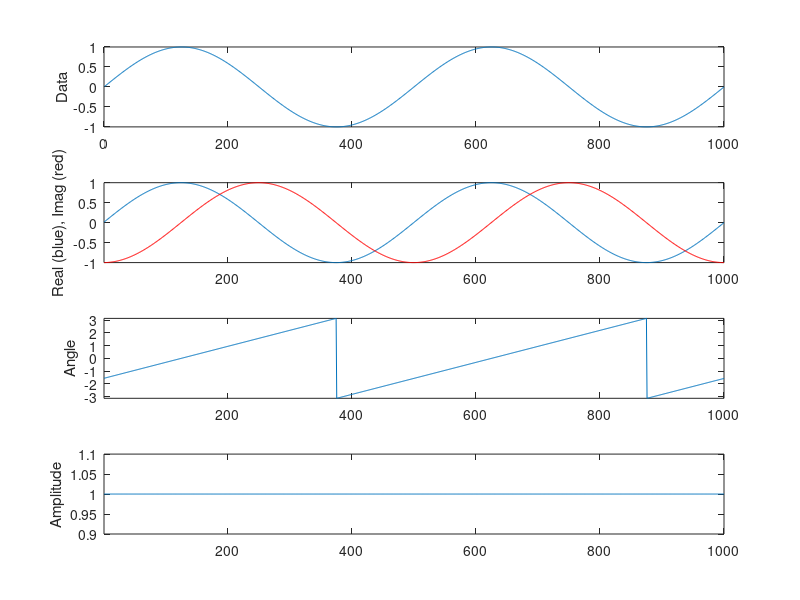
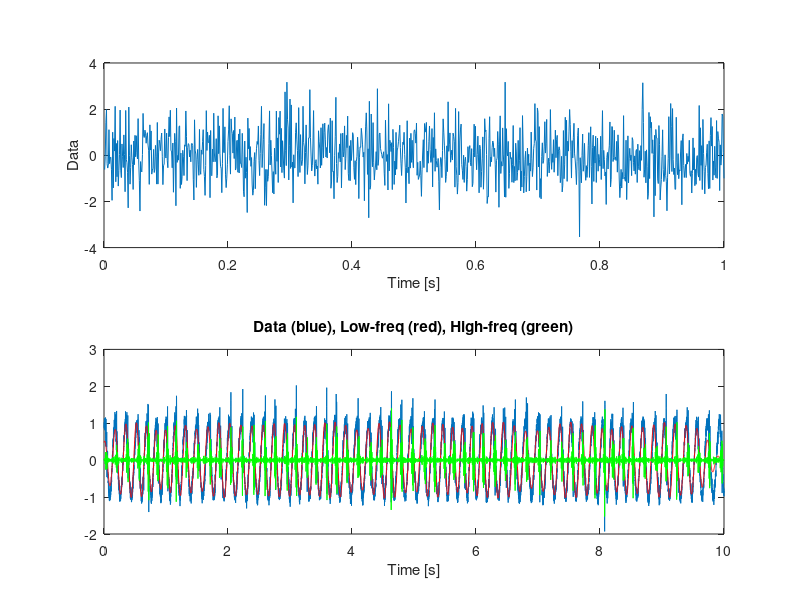
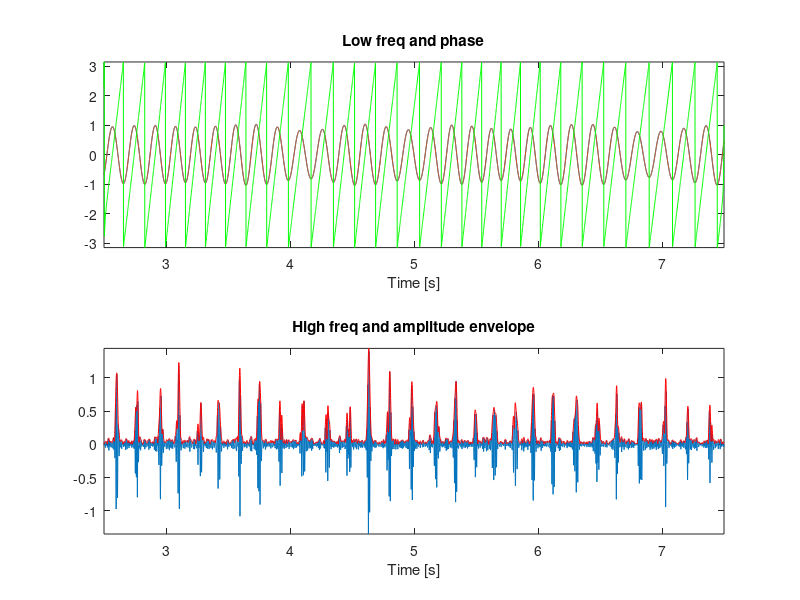
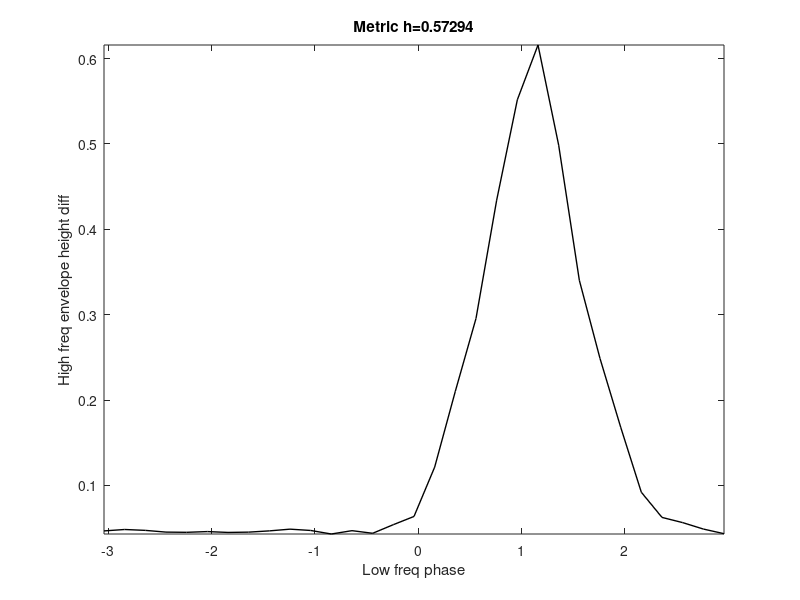

Here is the MATLAB script that generated these plots, in order:
% Cross-Frequency Coupling Demo
% code written by Dr Mark Kramer, Boston University

%% Hilbert Transform

% Generate sinusoidal data
dt = 0.001; % sampling interval [s]
t = dt:dt:1; % time axis [s]
f1 = 2.0; % freq of sinusoid [Hz]
phi0 = 0.0; % initial phase of sinusoid
d = sin(2.0*pi*t*f1 + phi0);

% Compute analytic signal (complex-valued function with neg freq)
dA = hilbert(d); 

figure; 
subplot(4,1,1); plot(d); ylabel('Data');
subplot(4,1,2); plot(real(dA)); 
hold on;
plot(imag(dA),'r'); 
hold off;
ylabel('Real (blue), Imag (red)');
axis tight

% Compute phase
phi = angle(dA);

% Compute amplitude envelope
amp = abs(dA);

% Plot results
subplot(4,1,3); plot(phi); ylabel('Angle'); axis tight
subplot(4,1,4); plot(amp); ylabel('Amplitude'); axis tight

%% Power Spectrum 
% Analytic signal has no power at negative frequencies. We will show this
% result in a numerical simulation

% Generate a noisy signal
dt = 0.001;
t = dt:dt:1;
T = max(t);
N = length(t); 
d = randn(N,1); 

% compute analytic signal
dA = hilbert(d); 

pow_d = 2*dt^2/T * fft(d).*conj(fft(d)); 
pow_dA = 2*dt^2/T * fft(dA).*conj(fft(dA)); 

% Define freqency axis
df = 1/T; 

% Nyquist frequency: In order to recover all Fourier components of a
% periodic waveform, it is necessary to use a sampling rate "v" at least
% twice the highest waveform frequency. so "fNQ" = 0.5v

fNQ = 1/dt/2;
faxis = -fNQ: df: fNQ-df; 

figure; 
subplot(2,1,1); plot(t,d); ylabel('Data'); xlabel('Time [s]');
subplot(2,1,2); plot(faxis, pow_d); ylabel('Power of Signal'); xlabel('Freq [Hz]'); 
hold on; 
plot(faxis, pow_dA/4, 'r'); title('Power of Signal (red)'); hold off; 

%% Compute CFC of signal
load('data_1.mat');

% plot data and check for CFC by eye
t = (1:length(d))*dt; % time axis
N = length(t); 
Fs = 1/dt; % sampling freq
plot(t, d); 
xlabel('Time [s]'); 

periodogram(d, [], [], 1/dt); 

% From this figure, there are two peaks:
% (i) sharp low freq peak near 6 Hz
% (ii) broad high freq peak from 60-140 Hz
% Note: high freq activity has much lower power than low freq activity

% Goal: develop measure to quantify CFC 
% Step 1: Filter data into low and high freq bands 

% we will use second order Butterworth filter

deg = 2; % filter order
Wn = [5*2/Fs, 7*2/Fs]; % low freq window of interest
[B,A] = butter(deg, Wn, 'bandpass'); % apply filter to isolate band
dlo = filtfilt(B,A,d); 

Wn = [60*2/Fs, 140*2/Fs]; % high freq window of interest
[B,A] = butter(deg, Wn, 'bandpass'); % apply filter to isolate band
dhi = filtfilt(B,A,d); 

% How well does filter work?
plot(t,d);
hold on;
plot(t, dlo, 'r');
plot(t, dhi, 'g');
hold off;
xlabel('Time [s]'); title('Data (blue), Low-freq (red), High-freq (green)');

% Note: issues at edges of data, side-effect of filtering
% center data:

dlo = dlo(N/4: end-N/4-1);
dhi = dhi(N/4: end-N/4-1);
taxis = t(N/4: end-N/4-1);

% Step 2: Compute phase of low freq signal and amplitude envelope of high
% freq signal 

phi = angle(hilbert(dlo)); % phase of low freq signal
amp = abs(hilbert(dhi)); % amplitude env of high freq signal

figure;
subplot(2,1,1); plot(taxis, dlo);
hold on;
plot(taxis, dlo);
hold on;
plot(taxis, phi, 'g');
hold off;
axis tight
xlabel('Time [s]'); title('Low freq and phase');

subplot(2,1,2); plot(taxis, dhi);
hold on;
plot(taxis, amp, 'r');
hold off;
axis tight
xlabel('Time [s]'); title('High freq and amplitude envelope');

% Step 3: Determine if phase and envelope are related. We will do this by
% dividing the phase into binds, find the times where low freq phase lies
% in each bin, and then compute the average amplitude envelope of the high
% freq signal at those times

p_bins = -pi: 0.2: pi;

a_mean = zeros(length(p_bins)-1,1); % vector to hold avg amp env results
p_mean = zeros(length(p_bins)-1,1); % vector to hold center of phase bins


for k = 1:length(p_bins)-1
    pL = p_bins(k); % phase lower limit for this bin
    pR = p_bins(k+1); % phase upper limit for this bin
    indices = find(phi >= pL & phi < pR); % find phase values in this range
    a_mean(k) = mean(amp(indices)); % compute mean amplitude at these phases
    p_mean(k) = mean([pL, pR]); % label the phase bin with the center phase
end

h = max(a_mean) - min(a_mean); % diff bw max and min modulation

% plot the mean envelope vs phase
figure; 
plot(p_mean, a_mean, 'k', 'LineWidth',1);
axis tight
xlabel('Low freq phase'); ylabel('High freq envelope height diff');
title(['Metric h=' num2str(h)]);


%% Conclusion of Demo











































































































